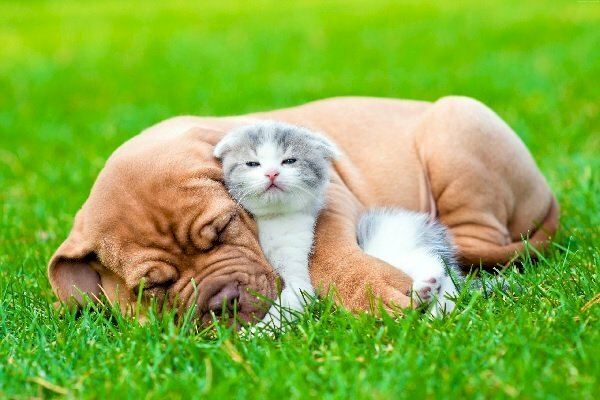
#> input picture week01/images/img1.jpg, 600 x 400 px, found by its file name
$ jupyter execute --allow-errors Test_AI.ipynb
#> lines starting #> are read from the running program, lines starting #| are printed output that depends on the picture
#> `image = Image.open(path).convert("L").resize((64,64))`:
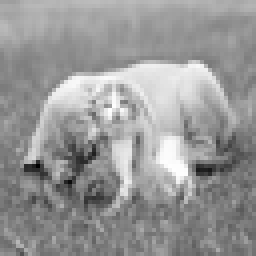
#> image: PIL image 64x64 L (shown 4 times larger); min 0, max 254, mean 151.2
#> `v = M.flatten()`: v = 4096 values, max 254 at index 1755, min 0 at index 2633, mean 151.2
#> pass 2 of the loop `for name in file_names:`:
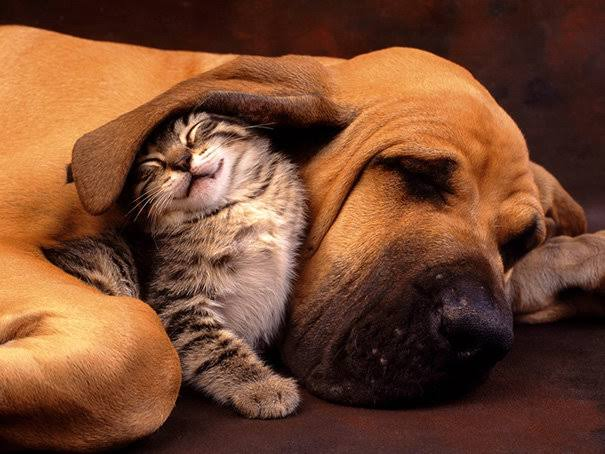
#> input picture week01/images/img2.jpg, 605 x 454 px, found by its file name
#> `image = Image.open(path).convert("L").resize((64,64))`:
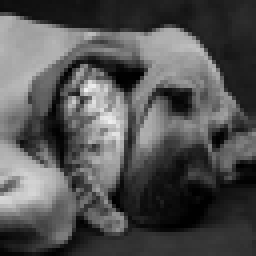
#> image: PIL image 64x64 L (shown 4 times larger); min 0, max 240, mean 82.7
#> v = 4096 values, max 240 at index 1429, min 0 at index 1185, mean 82.69
# Lựa chọn dữ liệu Ảnh

[cell 1]
import numpy as np
from PIL import Image
import matplotlib.pyplot as plt
import os

[cell 2]
folder = r"C:\Users\Admin\Downloads\image"
file_names = ["img1.jpg", "img2.jpg", "img3.jpg", "img4.jpg",
              "img5.jpg", "img6.jpg", "img7.jpg", "img8.jpg"]
data = []

# Bài 1: Biểu diễn dữ liệu thành ma trận & độ tương đồng

## Ý 1: Biến dữ liệu thành ma trận.

Em đang có ma trận $\mathbf{X}$ là ma trận biểu diễn tạo thành từ một tập ma trận ảnh (8 ảnh). Với mỗi hàng thể hiện đặc trưng 1 **vector** cho mỗi ảnh, và mỗi cột thì thể hiện một đặc trưng pixel của một tấm ảnh tại 1 vị trí nào đó.

#> (a cell that did not finish here is left out)

Vì ảnh đã resize về $64\times 64 $ nên sẽ có $4096$ pixel, và 8 ảnh nên sẽ có shape theo chiều $x$ là 8.

# Ý 2: Phép toán cơ bản.

#> (a cell that did not finish here is left out)

# Ý 3: Cosine similarity

[cell 5]
# [6 lines left out: function cosine_similarity, not called in this run]
#> (the rest of this cell did not finish here and is left out)

# Ý 4: Truy vấn

[cell 6]
# [16 lines left out: function search, not called in this run]

# Demo: tìm 3 ảnh giống ảnh số 0 nhất
print("Kết quả search cho ảnh 0 (top_k=3):")
#> (the rest of this cell did not finish here and is left out)

# Ý 5: Nhận xét

[cell 7]
import numpy as np

# [20 lines left out: function analyze_pairs, not called in this run]

#> (a cell that did not finish here is left out)

# Bài 2: Biến đổi tuyến tính & SVD (Lựa chọn A)

### Ý 1: Biến đổi tuyến tính

[cell 9]
points = np.array([
    [0, 0],
    [1, 0],
    [1, 1],
    [0, 1],
    [0, 0]
])
theta = np.pi / 4   # quay 45 độ
R = np.array([
    [np.cos(theta), -np.sin(theta)],
    [np.sin(theta),  np.cos(theta)]
])
sx = 2.0   # co giãn theo trục x
sy = 0.5   # co giãn theo trục y

S = np.array([
    [sx, 0],
    [0, sy]
])
rotated_points = points @ R.T
scaled_points = points @ S.T
transformed_points = points @ S.T @ R.T

[cell 10]
plt.figure(figsize=(6, 6))

plt.plot(points[:, 0], points[:, 1], 'o-', label="Hình gốc")
plt.plot(rotated_points[:, 0], rotated_points[:, 1], 'o-', label="Sau khi quay")
plt.plot(scaled_points[:, 0], scaled_points[:, 1], 'o-', label="Sau khi co giãn")
plt.plot(transformed_points[:, 0], transformed_points[:, 1], 'o-', label="Co giãn rồi quay")

plt.axhline(0)
plt.axvline(0)
plt.grid(True)
plt.axis("equal")
plt.legend()
plt.title("Biến đổi tuyến tính: quay và co giãn")
plt.show()
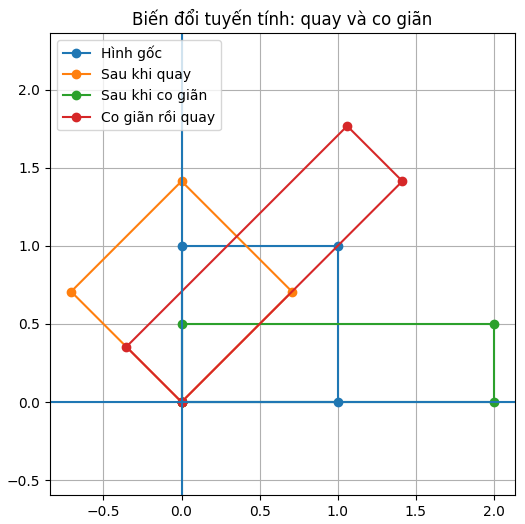
#> figure drawn by matplotlib, 1 panel
